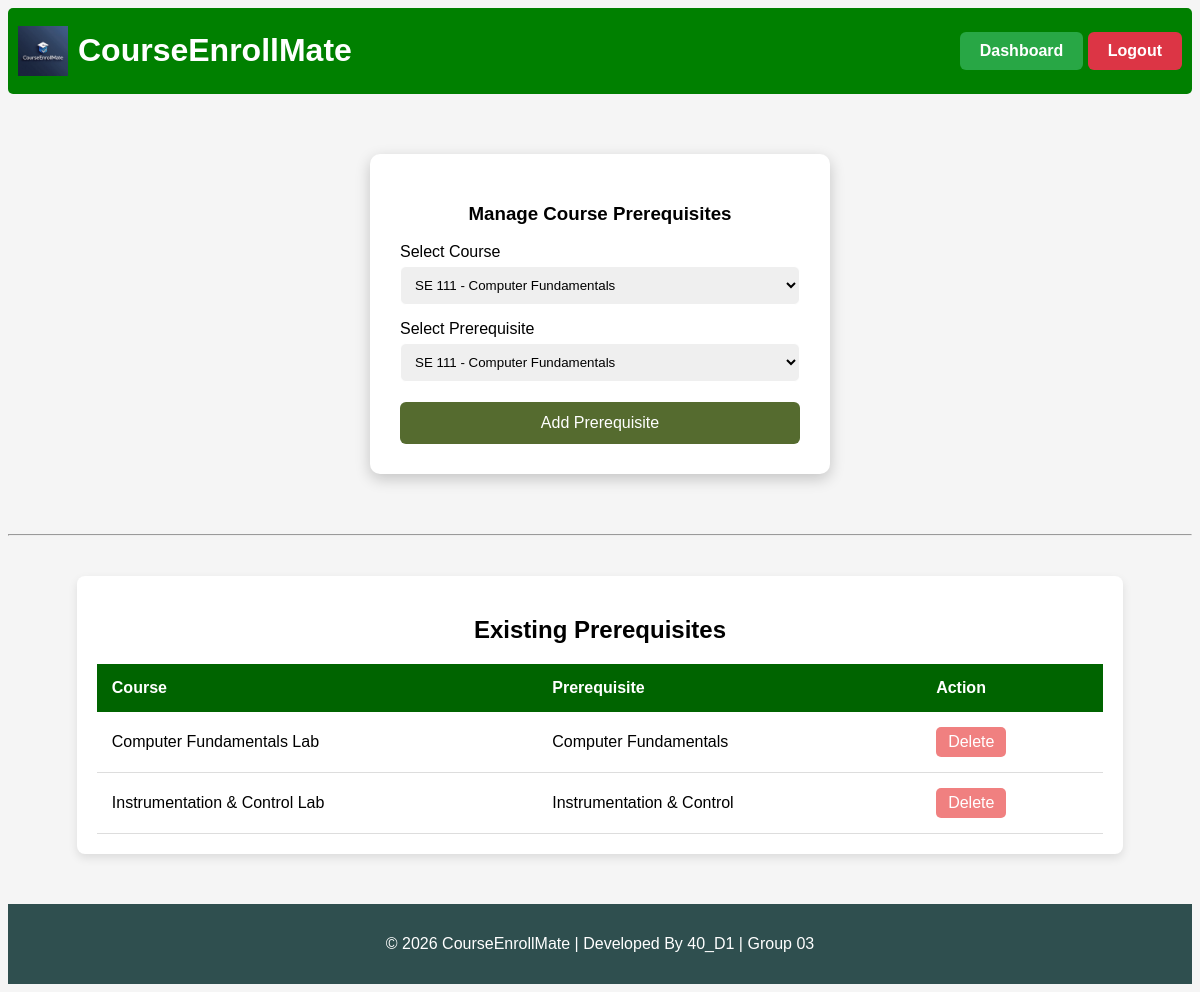
Page /manage_prerequisites (signed in) on the committed database.
### tables this page shows
CREATE TABLE course_prerequisites (
    id INTEGER PRIMARY KEY AUTOINCREMENT,
    course_id INTEGER NOT NULL,
    prerequisite_id INTEGER NOT NULL,
    FOREIGN KEY (course_id) REFERENCES courses(id),
    FOREIGN KEY (prerequisite_id) REFERENCES courses(id)
);

CREATE TABLE courses (
    id INTEGER PRIMARY KEY AUTOINCREMENT,
    course_code TEXT UNIQUE NOT NULL,
    course_title TEXT NOT NULL,
    course_description TEXT,
    credit_hours INTEGER NOT NULL,
    created_at TIMESTAMP DEFAULT CURRENT_TIMESTAMP
);

### app.py (the view, shortened to what this page needs)
@app.route("/manage_prerequisites", methods=["GET", "POST"])
@login_required
@role_required("admin")
def manage_prerequisites():
    conn = get_db_connection()
    courses = conn.execute("SELECT * FROM courses").fetchall()
    prerequisites = conn.execute("""
        SELECT cp.id, c.course_title AS course, p.course_title AS prerequisite
        FROM course_prerequisites cp
        JOIN courses c ON cp.course_id = c.id
        JOIN courses p ON cp.prerequisite_id = p.id
    """).fetchall()
    conn.close()
    return render_template(
        "manage_prerequisites.html",
        courses=courses,
        prerequisites=prerequisites
    )

### app.py (called while the page is built)
def get_db_connection():
    conn = sqlite3.connect("courseenrollmate.db")
    conn.row_factory = sqlite3.Row
    conn.execute("PRAGMA foreign_keys = ON")
    return conn

### helper.py (called while the page is built)
def login_required(f):
    @wraps(f)
    def decorated_function(*args, **kwargs):
        if "username" not in session:
            return redirect("/login")
        return f(*args, **kwargs)
    return decorated_function

def role_required(role):
    def decorator(f):
        @wraps(f)
        def decorated_function(*args, **kwargs):
            if session.get("role") != role:
                return "403 Forbidden: Unauthorized access"
            return f(*args, **kwargs)
        return decorated_function
    return decorator

### templates/manage_prerequisites.html
{% extends "base.html" %}
{% block body %}
<div class="login-container">
    <h3>Manage Course Prerequisites</h3>
    <form method="POST">
        <label>Select Course</label>
        <select name="course_id" required>
            {% for course in courses %}
            <option value="{{ course['id'] }}">
                {{ course['course_code'] }} - {{ course['course_title'] }}
            </option>
            {% endfor %}
        </select>
        <label>Select Prerequisite</label>
        <select name="prerequisite_id" required>
            {% for course in courses %}
            <option value="{{ course['id'] }}">
                {{ course['course_code'] }} - {{ course['course_title'] }}
            </option>
            {% endfor %}
        </select>
        <button type="submit">Add Prerequisite</button>
    </form>
</div>
<hr>
<div class="table-container">
    <h2>Existing Prerequisites</h2>
    <table>
        <thead>
            <tr>
                <th>Course</th>
                <th>Prerequisite</th>
                <th>Action</th>
            </tr>
        </thead>
        <tbody>
    {% for item in prerequisites %}
            <tr>
                <td>{{ item['course'] }}</td>
                <td>{{ item['prerequisite'] }}</td>
                <td>
                    <a href="/delete_prerequisite/{{ item['id'] }}" class="delete-btn">
                        Delete
                    </a>
                </td>
            </tr>
    {% endfor %}
        </tbody>
    </table>
</div>
{% endblock %}

### static/style.css (style rules this page uses)
body { font-family: Arial, sans-serif; background:whitesmoke; text-align:center; }
a { display:inline-block; padding:10px 20px; background: darkolivegreen; color:white; text-decoration:none; border-radius:5px; }
.login-container { width:400px; margin:60px auto; background:white; padding:30px; border-radius:10px; box-shadow:0 5px 15px rgba(0,0,0,0.2); text-align:left; }
.login-container h3 { text-align:center; }
label { display:block; margin-top:15px; }
input, select { width:100%; padding:10px; margin-top:5px; border-radius:6px; border:1px solid white; }
button { width:100%; margin-top:20px; padding:12px; background:darkolivegreen; border:none; color:white; font-size:16px; border-radius:6px; cursor:pointer; }
.table-container { width:85%; margin:40px auto; background:white; padding:20px; border-radius:8px; box-shadow:0 4px 10px rgba(0,0,0,0.1); }
table { width:100%; border-collapse:collapse; }
thead { background: darkgreen; color:white; }
th,td { padding:15px; text-align:left; }
tbody tr { border-bottom:1px solid #ddd; }
.delete-btn { background:lightcoral; color:white; padding:6px 12px; border-radius:5px; text-decoration:none; }

### rows in the picture
course_prerequisites: course "Computer Fundamentals Lab", prerequisite "Computer Fundamentals"
course_prerequisites: course "Instrumentation & Control Lab", prerequisite "Instrumentation & Control"

### other values in the picture
form field course_id "SE 111 - Computer Fundamentals"
form field prerequisite_id "SE 111 - Computer Fundamentals"
